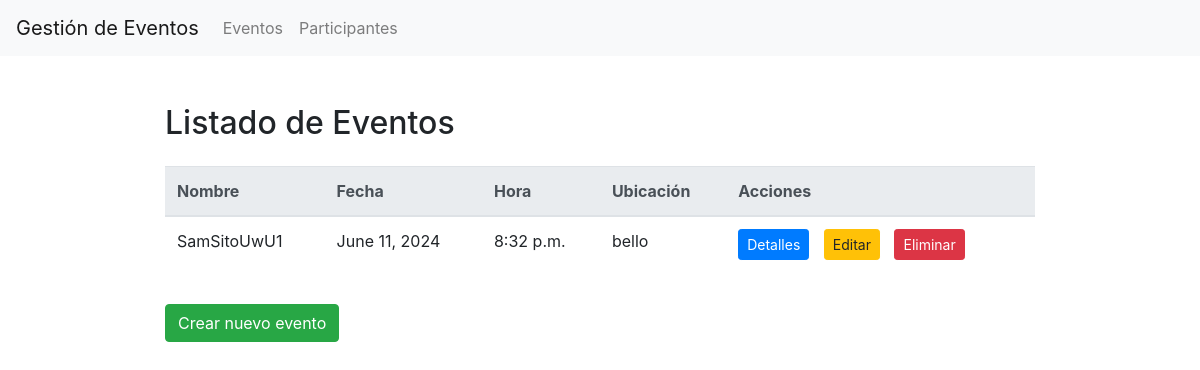
The app's page /eventos/, older data.
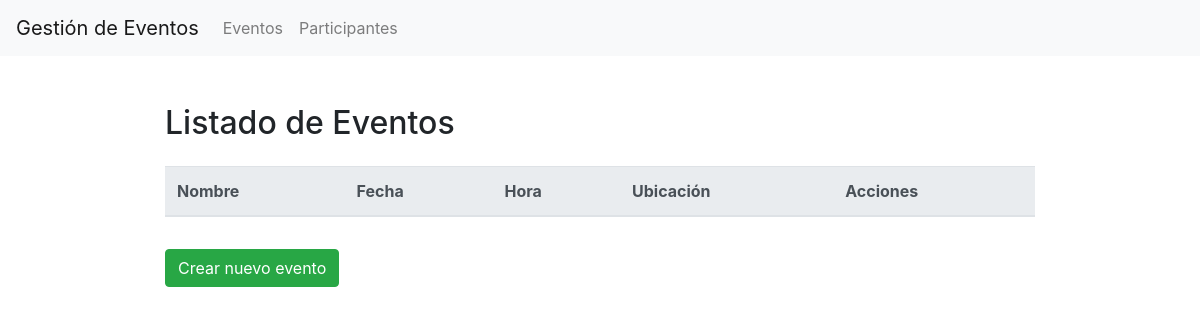
The same page, newer data.
### eventos/models.py (models this page shows, shortened)
class Evento(models.Model):
    nombre = models.CharField(max_length=100, unique=True)
    descripcion = models.TextField()
    fecha = models.DateField()
    hora = models.TimeField()
    ubicacion = models.CharField(max_length=200)
    participantes = models.ManyToManyField(Participante, through='Asistencia')

### eventos/views.py (the view)
# urls.py: path('', EventoListView.as_view(), name='evento_list'),
class EventoListView(ListView):
    model = Evento
    template_name = 'eventos/evento_list.html'

### templates/eventos/evento_list.html (shortened to what this page needs)
{% extends "base.html" %}
{% block content %}
<h2 class="my-4">Listado de Eventos</h2>
<table class="table table-hover">
    <thead class="thead-light">
        <tr>
            <th>Nombre</th>
            <th>Fecha</th>
            <th>Hora</th>
            <th>Ubicación</th>
            <th>Acciones</th>
        </tr>
    </thead>
    <tbody>
        {% for evento in object_list %}
        <tr>
            <td>{{ evento.nombre }}</td>
            <td>{{ evento.fecha }}</td>
            <td>{{ evento.hora }}</td>
            <td>{{ evento.ubicacion }}</td>
            <td>
                <a href="{% url 'eventos:evento_detail' evento.pk %}" class="btn btn-primary btn-sm btn-space">Detalles</a>
                <a href="{% url 'eventos:evento_update' evento.pk %}" class="btn btn-warning btn-sm btn-space">Editar</a>
                <a href="{% url 'eventos:evento_delete' evento.pk %}" class="btn btn-danger btn-sm btn-delete">Eliminar</a>
            </td>
        </tr>
        {% endfor %}
    </tbody>
</table>
<a href="{% url 'eventos:evento_create' %}" class="btn btn-success mt-3">Crear nuevo evento</a>
{% endblock %}

Row changes from the older to the newer data that the page shows:
removed Evento: nombre "SamSitoUwU1", fecha "June 11, 2024", hora "8:32 p.m.", ubicacion "bello"
